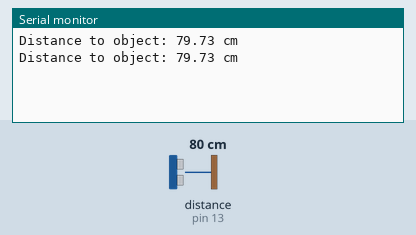
Bench run of a sketch on a simulated Arduino Uno, built with avr-gcc and run on an emulated ATmega328P. Shown: the last lines printed to the serial monitor. Wiring (inferred from the names in the program): ultrasonic range finder: trigger pin 12; echo pin 13. The inputs (shaded band) are chosen by the test bench; at power-on: distance to the obstacle (sensor on pin 13) 80 cm. The echo pulse lasts 58.3 µs per cm.

Above: at 1.8 s.
1.9 s: distance to the obstacle (sensor on pin 13) set to 2 cm
At 2.8 s:
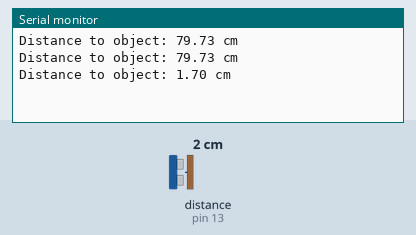
3.4 s: distance to the obstacle (sensor on pin 13) set to 4 cm
At 4.8 s:
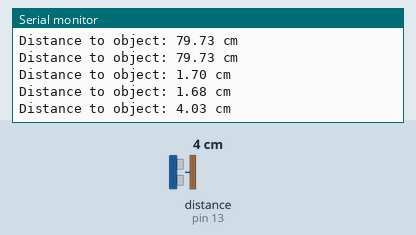
Timing chart, 0 to 6.4 s (numbered marks = the images above; inputs shaded):
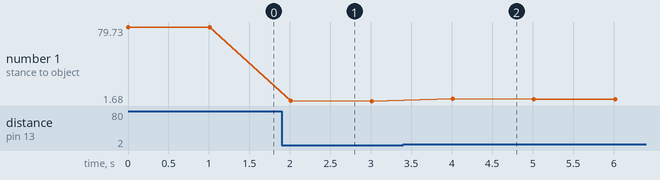

Measured:
- after the input at 1.9 s, the serial monitor: prints a new line after 0.11 s (image 1)
- after the input at 3.4 s, the serial monitor: prints a new line after 0.61 s (image 2)
- plotted number 1: 79.73 → 1.68 after the input at 1.9 s, 1.68 → 3.71 after the input at 3.4 s

The sketch:

ultrasonic.ino
```cpp
// define PINs
#define PIN_TRIGGER 12 // Pin number to send a signal
#define PIN_ECHO    13 // Pin number to receive a signal
// constant variables
#define ZEROCNK 273.15
#define U0 331.3       // Speed of Sound at 0C
const int SENSOR_MAX_RANGE = 300; // in cm

// variables
unsigned long duration;
float distance;
float speedofsound = U0;

float calc_speedofsound(float temp){
  /*
   * Parameter:
   * temp : temperature in C
   * Returns:
   * Speed of Sound in m/s
   */
  return U0 + (0.5955 * temp);
}

float calc_distance(unsigned long duration, float speedofsound){
    /*
   * Parameter:
   * duration : duration in microsecounds
   * speedofsound : Speed of Sound in m/s
   * Returns:
   * distance in cm
   */
   return 0.5*( (float) duration * (speedofsound/10000));
}

void setup(){
  Serial.begin(9600); // start serial monitor/ouput
  pinMode(PIN_TRIGGER, OUTPUT);
  pinMode(PIN_ECHO, INPUT);
}

void loop(){

  speedofsound = calc_speedofsound(20);

  // transmitter off
  digitalWrite(PIN_TRIGGER, LOW);
  delayMicroseconds(5);

  // send signal for 10 seconds
  digitalWrite(PIN_TRIGGER, HIGH);
  delayMicroseconds(10);
  digitalWrite(PIN_TRIGGER, LOW);

  duration = pulseIn(PIN_ECHO, HIGH);
  distance = calc_distance(duration, speedofsound);

  if (distance > SENSOR_MAX_RANGE || distance <= 0){
    Serial.println("Out of sensor range!");
  } else {
    Serial.println("Distance to object: " + String(distance) + " cm");
  }

  delay(1000);
}
```
